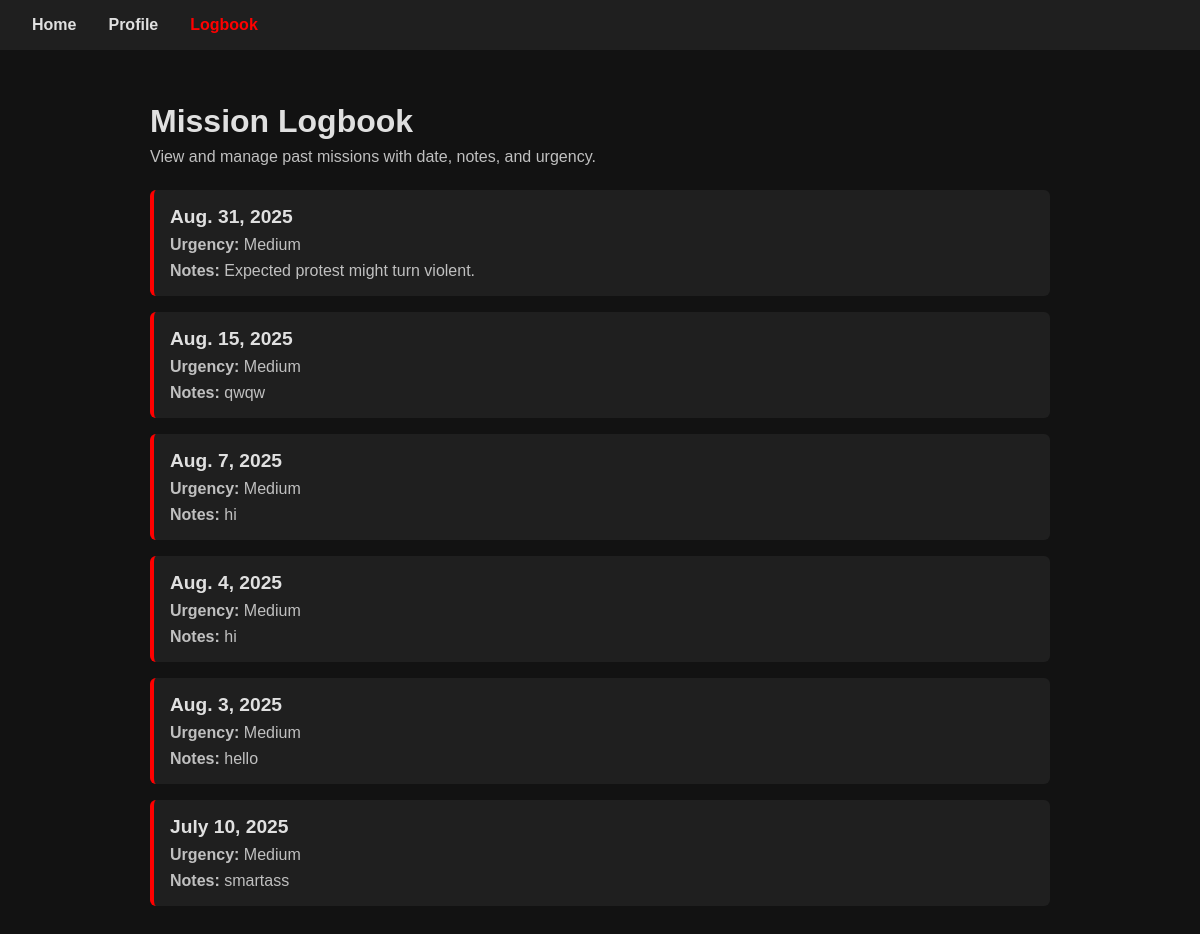
Page /logbook/ on the committed database.
### game/models.py (models this page shows, shortened)
class CalendarEvent(models.Model):
    URGENCY_CHOICES = [
        ('low', 'Low'),
        ('medium', 'Medium'),
        ('high', 'High'),
    ]
    date = models.DateField(unique=True)
    details = models.TextField(blank=True)
    urgency = models.CharField(max_length=10, choices=URGENCY_CHOICES, default='medium')
    created_at = models.DateTimeField(auto_now_add=True)

### game/views.py (the view)
# urls.py: path('logbook/', views.logbook, name='logbook'),
def logbook(request):
    events = CalendarEvent.objects.all().order_by('-date')
    return render(request, 'logbook.html', {'events': events})

### game/templates/logbook.html (shortened to what this page needs)
{% load static %}
<!DOCTYPE html>
<html lang="en">
<head>
    <link rel="stylesheet" href="{% static 'css/logbook.css' %}">
</head>
<body>
    <nav class="navbar">
        <div class="nav-content-wrapper">
            <ul>
                <li><a href="{% url 'index1' %}">Home</a></li>
                <li><a href="{% url 'profile' %}">Profile</a></li>
                <li><a href="{% url 'logbook' %}" class="active">Logbook</a></li>
            </ul>
        </div>
    </nav>
    <div class="logbook-container">
        <h1>Mission Logbook</h1>
        <p>View and manage past missions with date, notes, and urgency.</p>
        <div id="logbook-list">
            {% if events %}
                {% for event in events %}
                <div class="mission-card">
                    <h3>{{ event.date }}</h3>
                    <p><strong>Urgency:</strong> {{ event.urgency|capfirst }}</p>
                    <p><strong>Notes:</strong> {{ event.details|default:"No notes available" }}</p>
                </div>
                {% endfor %}
            {% else %}
                <p>No missions logged yet.</p>
            {% endif %}
        </div>
    </div>
</body>
</html>

### game/static/css/logbook.css (style rules this page uses)
body { font-family: 'Montserrat', sans-serif; margin: 0; background-color: #121212; color: #e0e0e0; }
.navbar { background-color: #1f1f1f; padding: 1rem 2rem; position: sticky; top: 0; z-index: 100; }
.navbar ul { list-style: none; display: flex; gap: 2rem; margin: 0; padding: 0; }
.navbar ul li a { text-decoration: none; color: #e0e0e0; font-weight: 600; transition: color 0.2s; }
.navbar ul li a.active { color: #ff0000; }
.logbook-container { padding: 2rem; max-width: 900px; margin: auto; }
.logbook-container h1 { margin-bottom: 0.5rem; font-size: 2rem; }
.logbook-container p { margin-top: 0; color: #c0c0c0; }
#logbook-list { margin-top: 1.5rem; }
.mission-card { background-color: #1f1f1f; border-left: 4px solid #ff0000; padding: 1rem; margin-bottom: 1rem; border-radius: 6px; transition: transform 0.2s; }
.mission-card h3 { margin: 0; font-size: 1.2rem; }
.mission-card p { margin: 0.5rem 0 0; color: #c0c0c0; }

### rows in the picture
CalendarEvent: date "Aug. 31, 2025", urgency "Medium", details "Expected protest might turn violent."
CalendarEvent: date "Aug. 15, 2025", urgency "Medium", details "qwqw"
CalendarEvent: date "Aug. 7, 2025", urgency "Medium", details "hi"
CalendarEvent: date "Aug. 4, 2025", urgency "Medium", details "hi"
CalendarEvent: date "Aug. 3, 2025", urgency "Medium", details "hello"
CalendarEvent: date "July 10, 2025", urgency "Medium", details "smartass"
